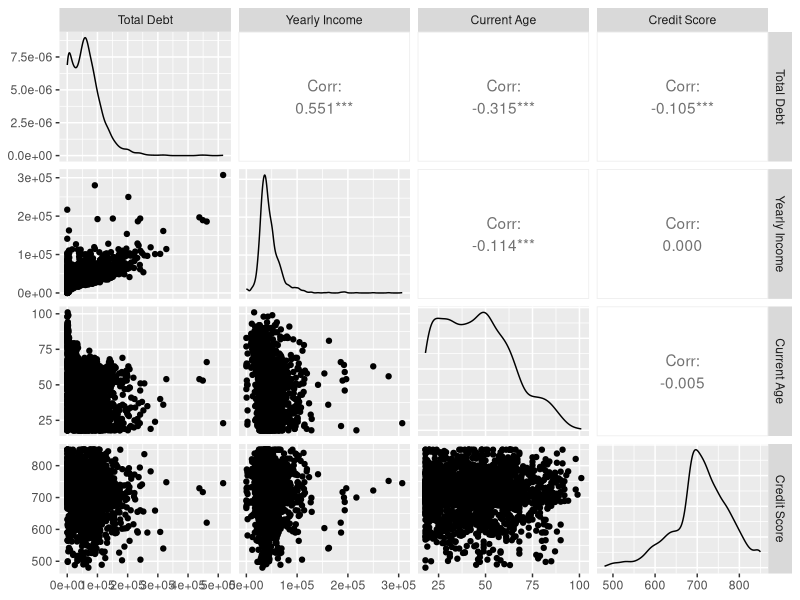
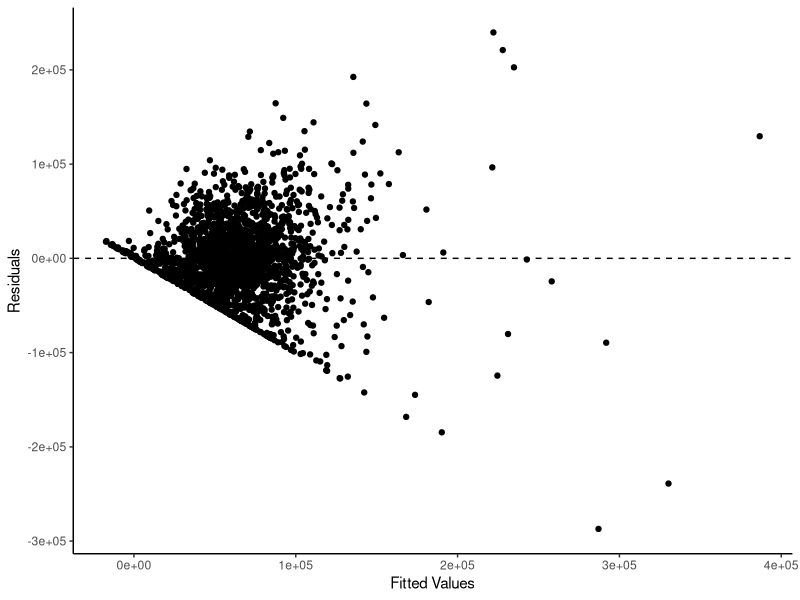
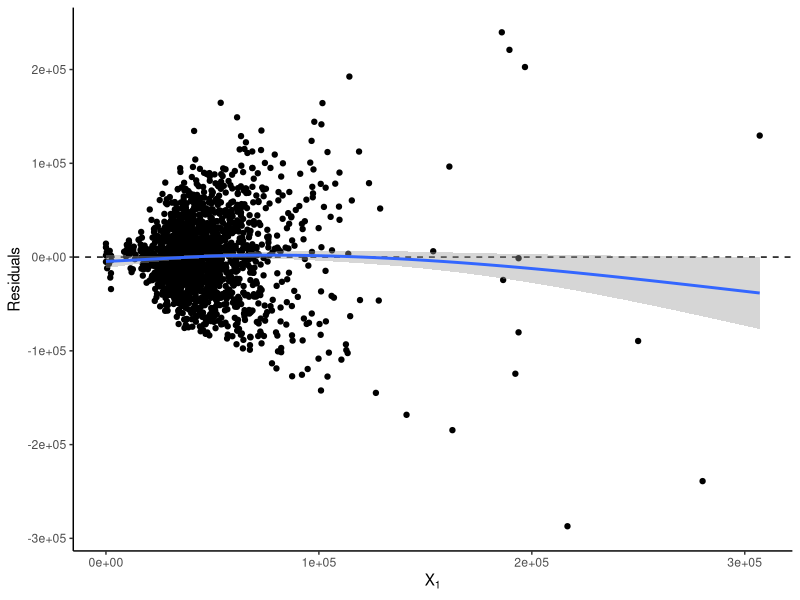
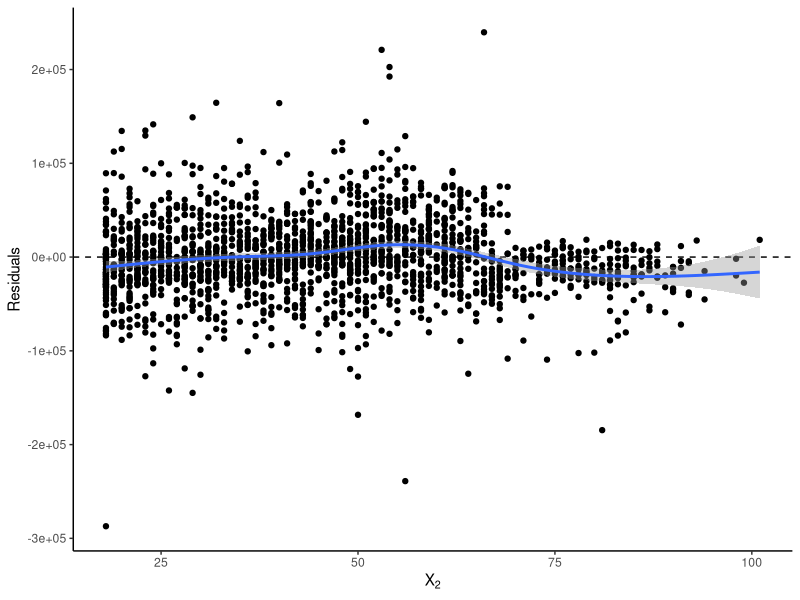
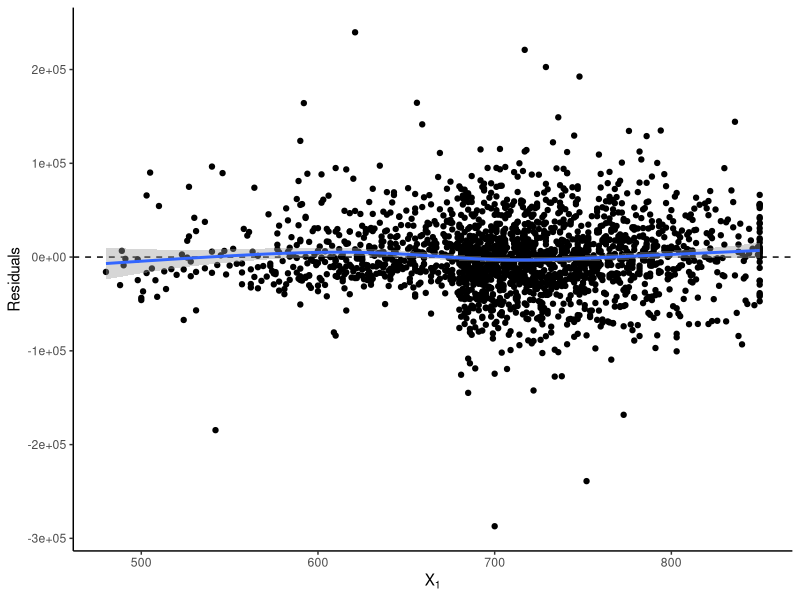
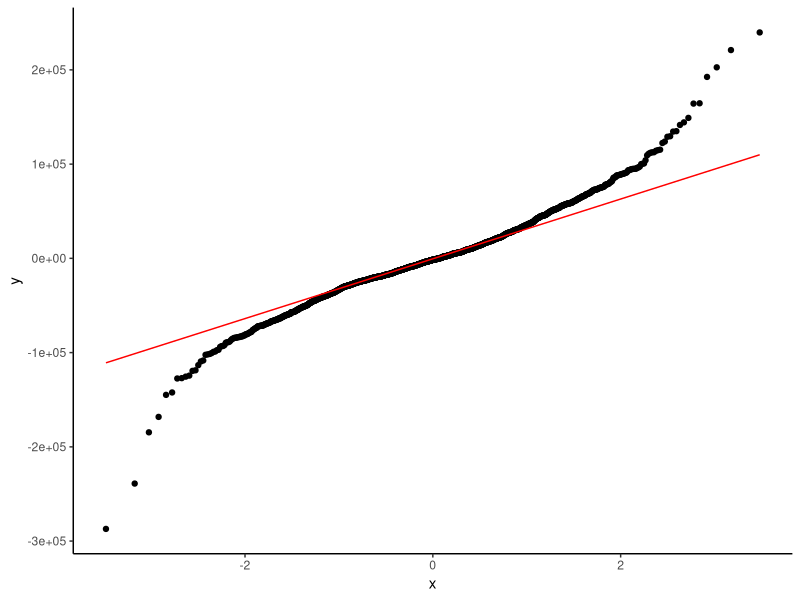

R code for these plots, in order:
# Load required library
library(tidyverse)
library(GGally)
library(car)
library(lmtest)
library(nortest)

# Load data (replace with your file path if needed)
df_merged <- read_csv("data/feature_engineered_users.csv")

# Descriptive statistics
desc_stats <- df_merged %>%
  dplyr::summarise(
    across(c(total_debt,yearly_income, current_age,credit_score),
           list(min = ~min(.),
                q1 = ~quantile(., 0.25),
                median = ~median(.),
                mean = ~mean(.),
                q3 = ~quantile(., 0.75),
                max = ~max(.),
                sd = ~sd(.),
                iqr = ~IQR(.)))
  )
print(desc_stats, width = Inf)
view(desc_stats)
# Subset the data to the four variables of interest
df_subset <- df_merged %>% 
  select(total_debt,yearly_income, current_age,credit_score)

# correlation matrix 
with(df_subset,cor(cbind(total_debt,yearly_income, current_age,credit_score)))
# weak <0.5  0.8>moderate >.5 strong>0.8 1

# Creating scatterplot matrix
ggpairs(df_subset, 
        columnLabels = c("Total Debt", "Yearly Income", "Current Age","Credit Score"))

# Fitting the multiple regression model in R
lm <- lm(total_debt~yearly_income+current_age+credit_score,data=df_subset)
summary(lm)

# Finding the variance inflation factors (VIFs) in R:
vif(lm)

# Making all the necessary diagnostic plots in R

## Residuals vs Fitted values(y^)
ggplot(lm,aes(x=.fitted,y=.resid))+geom_point()+
geom_hline(yintercept=0,lty=2)+labs(x="Fitted Values",y="Residuals")+
  theme_classic()

## Residuals Vs Explanatory Variables

### Linearity between Residuals Vs yearly_income controlling for current_age and credit_score
ggplot(lm,aes(x=yearly_income,y=.resid))+geom_point()+
  geom_hline(yintercept=0,lty=2)+labs(x=expression(X[1]),y="Residuals")+
  theme_classic()+geom_smooth()

### Linearity between Residuals Vs current_age controlling for yearly_income and credit_score
ggplot(lm,aes(x=current_age,y=.resid))+geom_point()+
  geom_hline(yintercept=0,lty=2)+labs(x=expression(X[2]),y="Residuals")+
  theme_classic()+geom_smooth()

### Linearity between Residuals Vs credit_score controlling for yearly_income and current_age
ggplot(lm,aes(x=credit_score,y=.resid))+geom_point()+
  geom_hline(yintercept=0,lty=2)+labs(x=expression(X[1]),y="Residuals")+
  theme_classic()+geom_smooth()

## normality of residuals 
ggplot(lm,aes(sample=.resid))+stat_qq()+stat_qq_line(color="red")+
  theme_classic()

# Shapiro-Wilk test to assess the normality of the error terms by using the residuals.
shapiro.test(residuals(lm)) 


# Breusch-Pagan test to assess the equal spread of error terms.
bptest(lm,student=FALSE)
